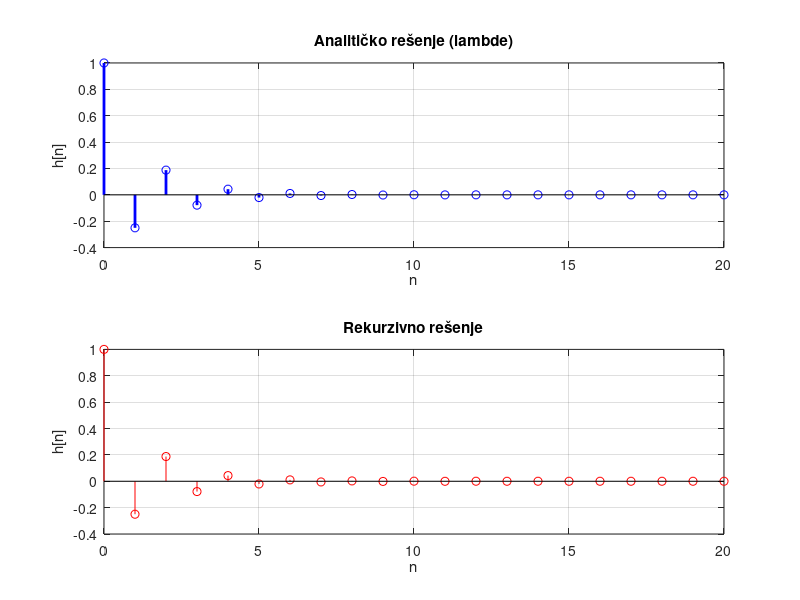
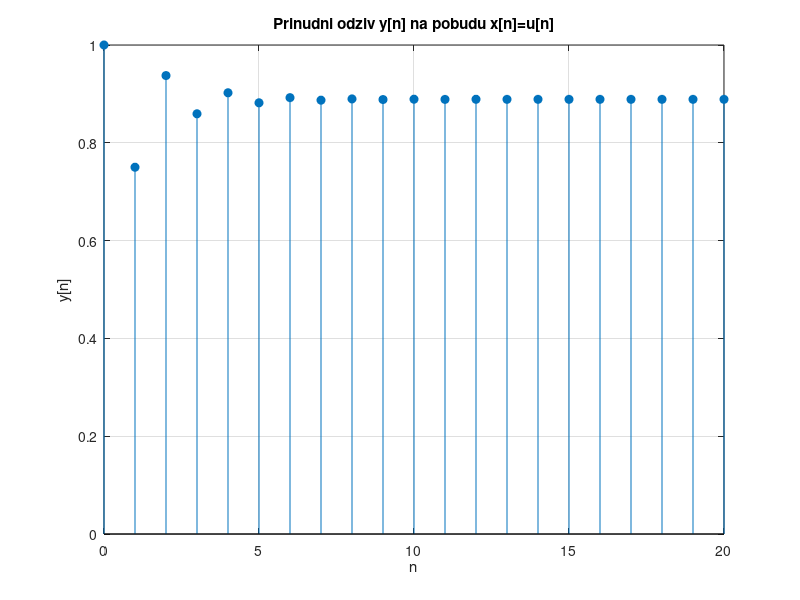
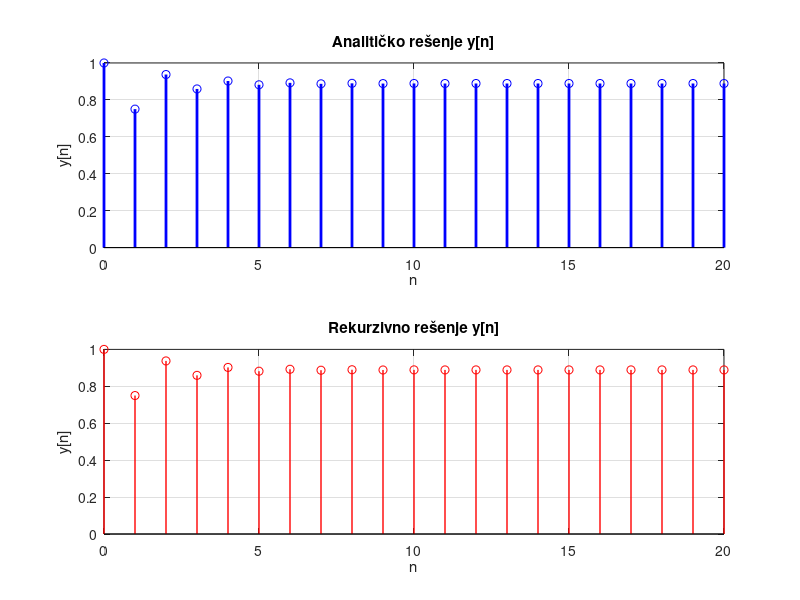

Source code (MATLAB) for these figures, in order:
% Zadatak 2b i 2c - Impulsni odziv h[n]
n = 0:20;
h_analiticki = (1/3)*(0.25).^n + (2/3)*(-0.5).^n;
h_rek = zeros(size(n));
h_rek(1) = 1;
h_rek(2) = -0.25*h_rek(1); 
for i = 3:length(n)
    h_rek(i) = -0.25*h_rek(i-1) + 0.125*h_rek(i-2);
end

figure;
subplot(2,1,1);
stem(n, h_analiticki, 'b', 'LineWidth', 2);
grid on;
title('Analitičko rešenje (lambde)');
xlabel('n'); ylabel('h[n]');
subplot(2,1,2);
stem(n, h_rek, 'ro');
grid on;
title('Rekurzivno rešenje');
xlabel('n'); ylabel('h[n]');

% Zadatak 2d i 2e - Odziv na u[n]
y = zeros(size(n));
x = ones(size(n));
y(1) = x(1);
y(2) = -0.25*y(1) + x(2);
for i = 3:length(n)
    y(i) = -0.25*y(i-1) + 0.125*y(i-2) + x(i);
end

figure;
stem(n, y, 'filled');
grid on;
title('Prinudni odziv y[n] na pobudu x[n]=u[n]');
xlabel('n'); ylabel('y[n]');

% Zadatak 2f - Poređenje analitičkog i rekurzivnog rešenja za y[n]
y_analiticko = 8/9 - (4/9)*(0.25).^(n+1) - (4/9)*(-0.5).^(n+1);
y_rekurzivno = zeros(size(n));
y_rekurzivno(1) = 1;
y_rekurzivno(2) = -0.25*y_rekurzivno(1) + 1;
for i = 3:length(n)
    y_rekurzivno(i) = -0.25*y_rekurzivno(i-1) + 0.125*y_rekurzivno(i-2) + 1;
end

figure;
subplot(2,1,1);
stem(n, y_analiticko, 'b', 'LineWidth', 2);
grid on;
title('Analitičko rešenje y[n]');
xlabel('n'); ylabel('y[n]');
subplot(2,1,2);
stem(n, y_rekurzivno, 'ro', 'LineWidth', 1);
grid on;
title('Rekurzivno rešenje y[n]');
xlabel('n'); ylabel('y[n]');
